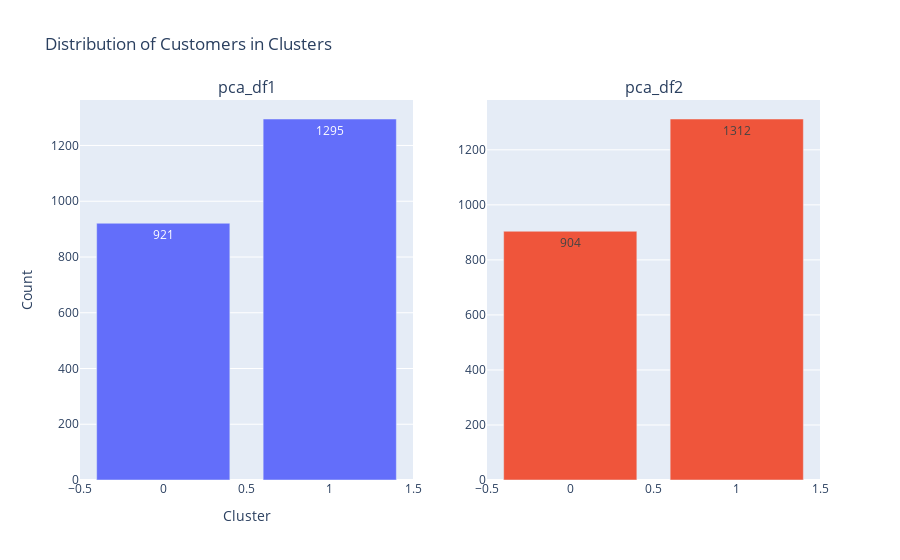

Notebook code for this chart:
### Code cell
from plotly.subplots import make_subplots
# Counting the number of customers in each cluster for pca1_df
pca1_df_counts = pca_df1['Cluster'].value_counts().reset_index()
pca1_df_counts.columns = ['Cluster', 'Count']

# Counting the number of customers in each cluster for pca2_df
pca2_df_counts = pca_df2['Cluster'].value_counts().reset_index()
pca2_df_counts.columns = ['Cluster', 'Count']


# Creating subplot figure
fig = make_subplots(rows=1, cols=2, subplot_titles=("pca_df1", "pca_df2"))

# Adding bar plot for pca1_df
fig.add_trace(go.Bar(x=pca1_df_counts['Cluster'], y=pca1_df_counts['Count'], name="Count", text=pca1_df_counts['Count'],
                     textposition='auto'), row=1, col=1)

# Adding bar plot for pca2_df
fig.add_trace(go.Bar(x=pca2_df_counts['Cluster'], y=pca2_df_counts['Count'], name="Count", text=pca2_df_counts['Count'],
                     textposition='auto'), row=1, col=2)

# Update layout and axis labels
fig.update_layout(title="Distribution of Customers in Clusters",
                  xaxis=dict(title="Cluster"),
                  yaxis=dict(title="Count"),
                  showlegend=False)

# Show the 
fig.show()

### Figure 1 — Plotly figure (JSON) as saved in the notebook; plotly's stock layout.template omitted (floating-point values rounded to 4 significant figures)
{"data": [{"name": "Count", "text": [1295, 921], "textposition": "auto", "type": "bar", "x": [1, 0], "xaxis": "x", "y": [1295, 921], "yaxis": "y"}, {"name": "Count", "text": [1312, 904], "textposition": "auto", "type": "bar", "x": [1, 0], "xaxis": "x2", "y": [1312, 904], "yaxis": "y2"}], "layout": {"annotations": [{"font": {"size": 16}, "showarrow": false, "text": "pca_df1", "x": 0.225, "xanchor": "center", "xref": "paper", "y": 1, "yanchor": "bottom", "yref": "paper"}, {"font": {"size": 16}, "showarrow": false, "text": "pca_df2", "x": 0.775, "xanchor": "center", "xref": "paper", "y": 1, "yanchor": "bottom", "yref": "paper"}], "showlegend": false, "title": {"text": "Distribution of Customers in Clusters"}, "xaxis": {"anchor": "y", "domain": [0, 0.45], "title": {"text": "Cluster"}}, "xaxis2": {"anchor": "y2", "domain": [0.55, 1]}, "yaxis": {"anchor": "x", "domain": [0, 1], "title": {"text": "Count"}}, "yaxis2": {"anchor": "x2", "domain": [0, 1]}}}
